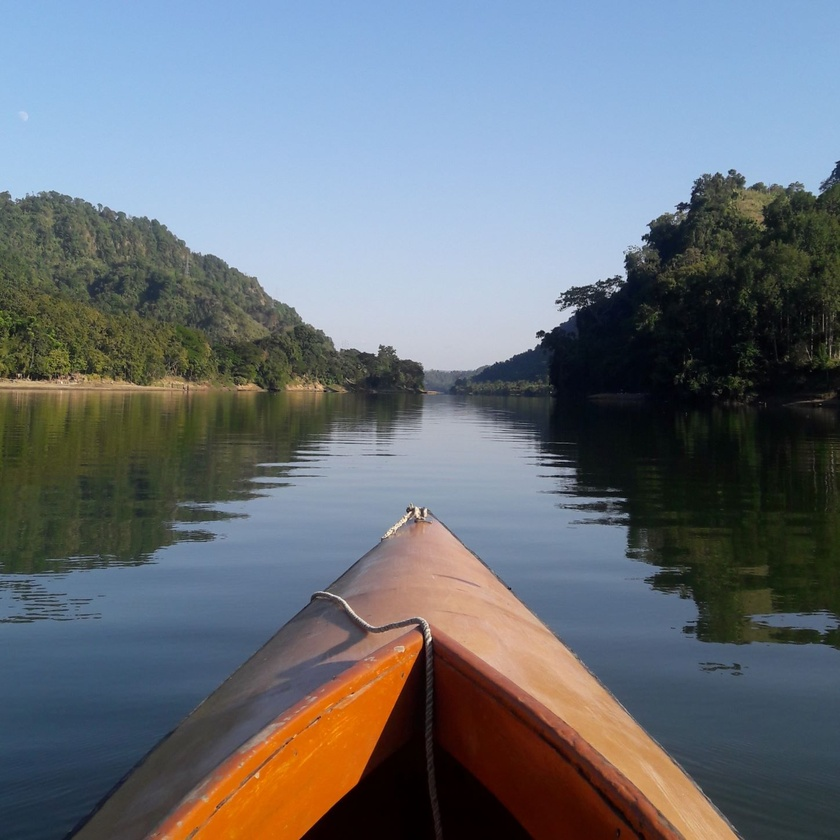
#> input picture CSE428/Lab 4/Task/kayak.jpg, 840 x 840 px, shrunk from 1448 x 1448 before the run, found by its file name
$ jupyter execute Lab_4_Task_22101710.ipynb
#> lines starting #> are read from the running program, lines starting #| are printed output that depends on the picture
[cell 1]
#Importing necessary libraries

from skimage.io import imread
from skimage import img_as_float
from skimage.color import rgb2gray
from skimage.util import random_noise
import numpy as np
from numpy import pad
from scipy import signal
import matplotlib.pyplot as plt

[cell 2]
from google.colab import drive
drive.mount('/content/drive')

[cell 3]
# /content/drive/MyDrive/Current semester materials/CSE 428/Lab Files/Lab 4/Task/kayak.jpg

# /content/drive/MyDrive/Current semester materials/CSE 428/Lab Files/Lab 4/Task/sleeping_cat.jpg

[cell 4]
#Helper functions

def plot_image(img,figsize=(5,5)):
    plt.figure(figsize=figsize)
    if len(img.shape)==2:
        plt.imshow(img, cmap="gray")
    else:
        plt.imshow(img)
    plt.axis("off")
    plt.show()
    print("Image shape: ", img.shape)

def plot_kernel(kernel, cmap="Reds"):
    plt.imshow(kernel, interpolation='none', cmap="Reds")
    plt.colorbar()
    plt.show()
    print("Kernel shape: ", kernel.shape)

# [4 lines of commented-out code are left out]


def gaussian_kernel(width=1, size=10):
    x = np.linspace(-size // 2, size // 2, size)
    gaussian1dkernel = np.exp(-0.5 * (x / width)**2)
    gaussian1dkernel /= np.sum(gaussian1dkernel)
    kernel = np.outer(gaussian1dkernel, gaussian1dkernel)
    return kernel / np.sum(kernel)

def box_kernel(size=5):
    return np.ones((size, size))/size**2

# Task 1

[cell 5]
#Read the image kayak.jpg and normalize it

img = imread('/content/drive/MyDrive/Current semester materials/CSE 428/Lab Files/Lab 4/Task/kayak.jpg')
#> img is the input picture: shape (840, 840, 3); mean R, G, B 105.9, 113.2, 121.1
img = img_as_float(img)
plot_image(img, figsize=(8, 8))
#| Image shape:  (840, 840, 3)

[cell 6]
#Add Gaussian Noise into the image with var = 0.07

noisy_image_gaussian = random_noise(img, mode='gaussian', var=0.07)
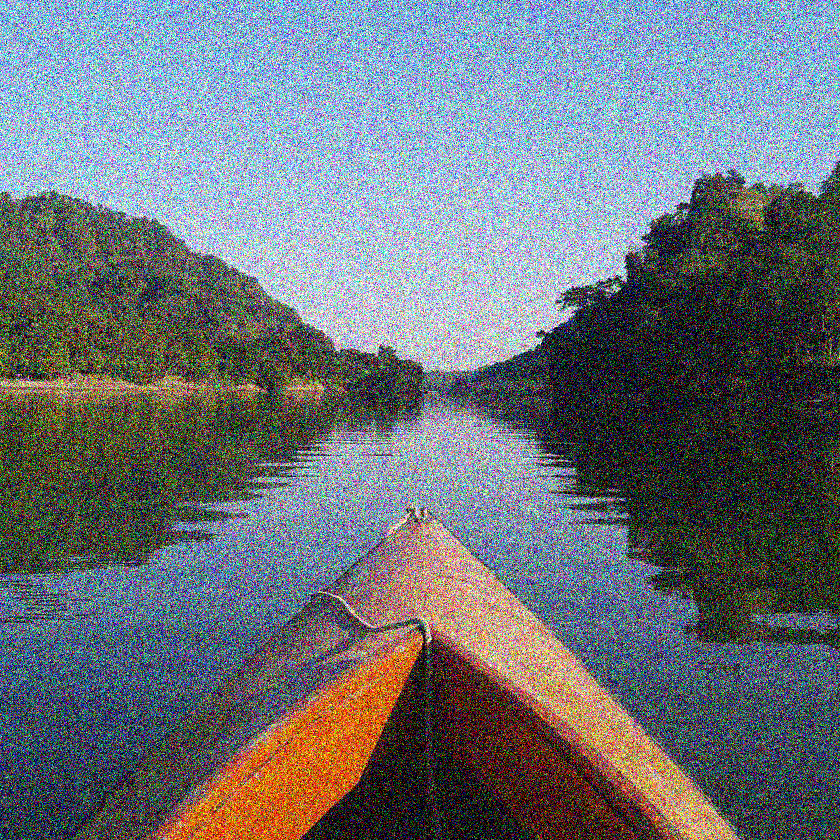
#> noisy_image_gaussian: shape (840, 840, 3) float64; mean R, G, B 0.429, 0.455, 0.479
plot_image(noisy_image_gaussian, figsize=(10,10))
#| Image shape:  (840, 840, 3)

[cell 7]
# define kernel
# kernel shape (k, k). k should be 35
k = 35

# spread for gaussian, define as k/5
spread = k/5
kernel = gaussian_kernel(spread, size=k)
plot_kernel(kernel)
#> in plot_kernel, `plt.show()`:
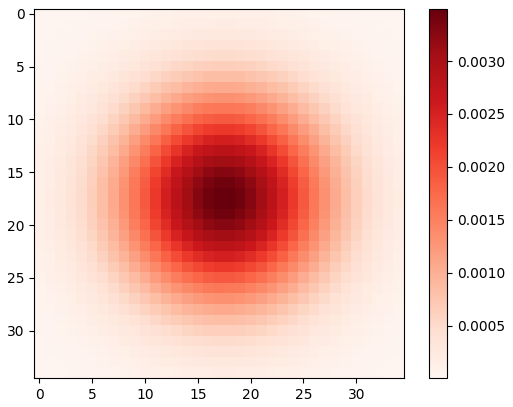
#> figure drawn by matplotlib, 2 panels

[cell 8]
#Denoising

img_filtered = np.zeros_like(img)

for i in range(img.shape[-1]):
  img_filtered[:,:,i] = np.clip(signal.correlate(img[:,:,i], kernel, mode='same', method='auto'), 0, 1)
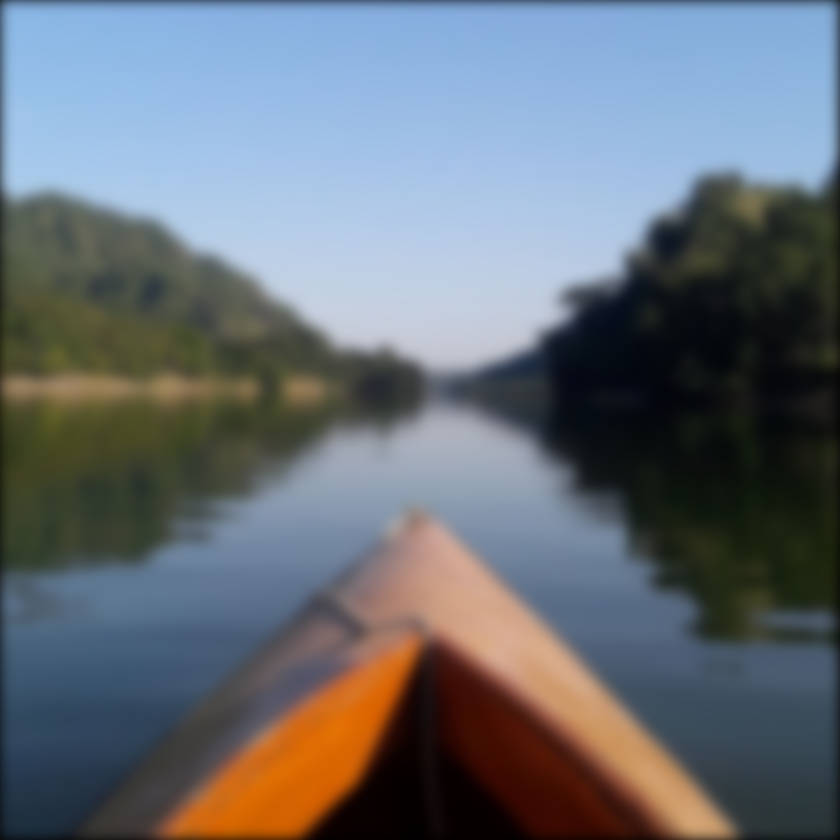
#> img_filtered: shape (840, 840, 3) float64; mean R, G, B 0.411, 0.439, 0.469

plot_image(img_filtered, figsize=(10,10))
#| Image shape:  (840, 840, 3)

# Task 2

[cell 9]
#Read the RGB image sleeping_cat.jpg and convert it to greyscale

blurry_text = imread('/content/drive/MyDrive/Current semester materials/CSE 428/Lab Files/Lab 4/Task/sleeping_cat.jpg')
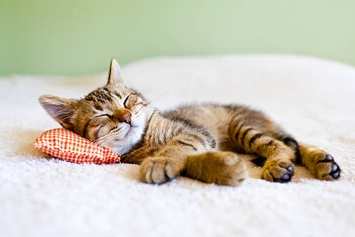
#> input picture CSE428/Lab 4/Task/sleeping_cat.jpg, 355 x 237 px, shrunk from 612 x 408 before the run, found by its file name
#> blurry_text is the input picture: shape (237, 355, 3); mean R, G, B 203.7, 200.6, 185.7
blurry_text = rgb2gray(blurry_text)
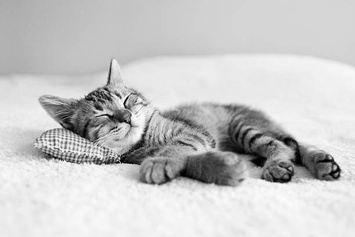
#> blurry_text: shape (237, 355) float64; min 0.000565, max 1, mean 0.785
plot_image(blurry_text)
#| Image shape:  (237, 355)

[cell 10]
# define kernel
# kernel shape (k, k). k should be odd
k = 95
# spread for gaussian, spread > 1
spread = 30
kernel = gaussian_kernel(spread, size=k)
# kernel = box_kernel(size=k)
plot_kernel(kernel)
#> call 2 of plot_kernel, with cmap = 'Reds'
#> in plot_kernel (call 2), `plt.show()`:
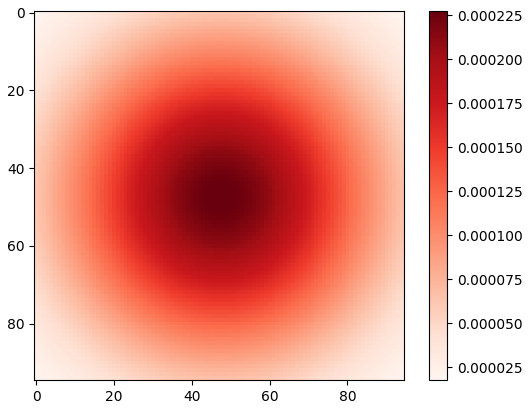
#> figure drawn by matplotlib, 2 panels

[cell 11]
blurry_text_filtered = signal.correlate(blurry_text, kernel, mode='same', method='auto')
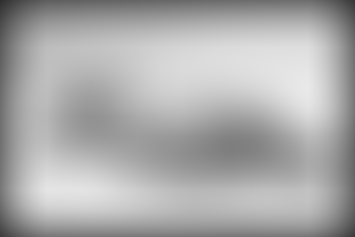
#> blurry_text_filtered: shape (237, 355) float64; min 0.183, max 0.915, mean 0.673

plot_image(blurry_text_filtered)
#| Image shape:  (237, 355)

[cell 12]
K = 3.5 #Define as 3.5

#Multiple plots using pyplot
fig = plt.figure(figsize=(14, 7))

ax1 = fig.add_subplot(1,2,1)
ax1.imshow(blurry_text, cmap="gray")
ax1.title.set_text('Original image')
ax1.axis("off")

ax2 = fig.add_subplot(1,2,2)
ax2.imshow(blurry_text+K*(blurry_text-blurry_text_filtered), cmap="gray")
ax2.title.set_text('Unsharp masking')
ax2.axis("off")

plt.show()
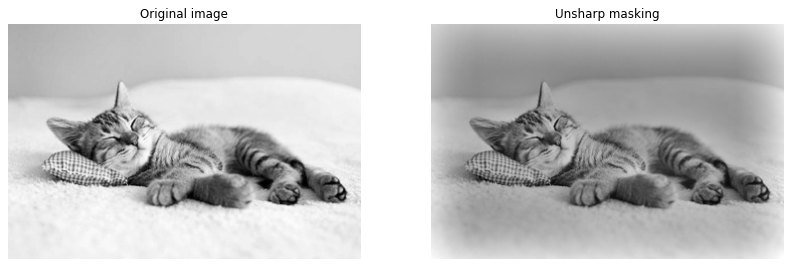
#> figure drawn by matplotlib, 2 panels
